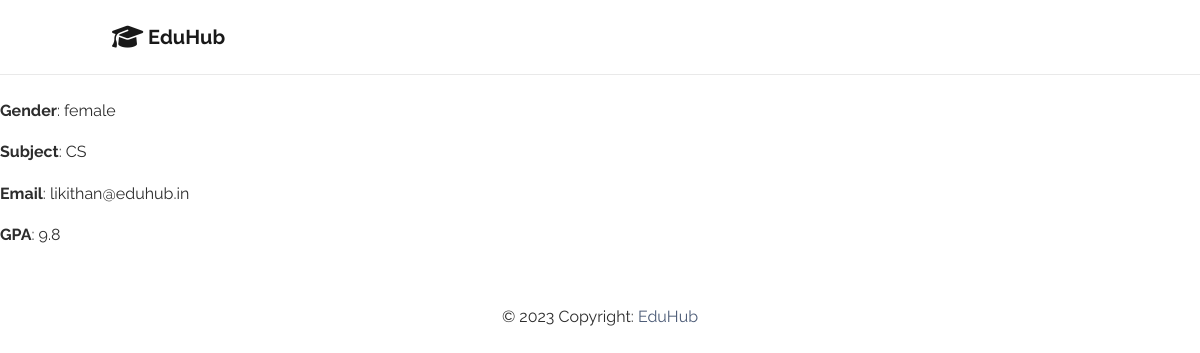
Page /3 on the committed database.
### students/models.py (models this page shows, shortened)
class Student(models.Model):
    usn_number = models.CharField(max_length=10, null=True)
    name = models.CharField(max_length=50, null=True)
    subject = models.CharField(max_length=80)
    email = models.EmailField(max_length=254, null=True)
    gpa = models.FloatField(max_length=10, null=True)
    gender = models.CharField(max_length=100, choices=GENDER, null=True)

### students/views.py (the view)
# urls.py: path("<int:student_id>", views.student, name="student"),
def student(request, student_id):
    student = Student.objects.get(id=student_id)
    return render(request, "students/student.html", {
        "student": student
    })

### students/templates/students/student.html
{% extends 'students/base.html' %}
{% block body %}
<h1>Student</h1>
<p class="p mg-2 "><strong>Name</strong>: {{ student.first_name }} {{ student.last_name }}</p>
<p><strong>Gender</strong>: {{ student.gender }}</p>
<p><strong>Subject</strong>: {{ student.subject }}</p>
<p><strong>Email</strong>: {{ student.email }}</p>
<p><strong>GPA</strong>: {{ student.gpa }}</p>
{% endblock %}

### rows in the picture
Student: gender "female", subject "CS", email "likithan@eduhub.in", gpa "9.8"
